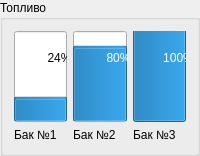
                <widget class="QGroupBox" name="groupBox_9">
                 <property name="title">
                  <string>Топливо</string>
                 </property>
                 <layout class="QHBoxLayout" name="horizontalLayout_31">
                  <item>
                   <layout class="QVBoxLayout" name="verticalLayout_16">
                    <item>
                     <widget class="QProgressBar" name="progressBar">
                      <property name="sizePolicy">
                       <sizepolicy hsizetype="Minimum" vsizetype="Expanding">
                        <horstretch>0</horstretch>
                        <verstretch>0</verstretch>
                       </sizepolicy>
                      </property>
                      <property name="value">
                       <number>24</number>
                      </property>
                      <property name="orientation">
                       <enum>Qt::Vertical</enum>
                      </property>
                      <property name="invertedAppearance">
                       <bool>false</bool>
                      </property>
                     </widget>
                    </item>
                    <item>
                     <widget class="QLabel" name="label_24">
                      <property name="text">
                       <string>Бак №1</string>
                      </property>
                     </widget>
                    </item>
                   </layout>
                  </item>
                  <item>
                   <layout class="QVBoxLayout" name="verticalLayout_17">
                    <item>
                     <widget class="QProgressBar" name="progressBar_2">
                      <property name="sizePolicy">
                       <sizepolicy hsizetype="Minimum" vsizetype="Expanding">
                        <horstretch>0</horstretch>
                        <verstretch>0</verstretch>
                       </sizepolicy>
                      </property>
                      <property name="value">
                       <number>80</number>
                      </property>
                      <property name="orientation">
                       <enum>Qt::Vertical</enum>
                      </property>
                      <property name="invertedAppearance">
                       <bool>false</bool>
                      </property>
                     </widget>
                    </item>
                    <item>
                     <widget class="QLabel" name="label_25">
                      <property name="text">
                       <string>Бак №2</string>
                      </property>
                     </widget>
                    </item>
                   </layout>
                  </item>
                  <item>
                   <layout class="QVBoxLayout" name="verticalLayout_18">
                    <item>
                     <widget class="QProgressBar" name="progressBar_3">
                      <property name="sizePolicy">
                       <sizepolicy hsizetype="Minimum" vsizetype="Expanding">
                        <horstretch>0</horstretch>
                        <verstretch>0</verstretch>
                       </sizepolicy>
                      </property>
                      <property name="value">
                       <number>100</number>
                      </property>
                      <property name="alignment">
                       <set>Qt::AlignLeading|Qt::AlignLeft|Qt::AlignTop</set>
                      </property>
                      <property name="orientation">
                       <enum>Qt::Vertical</enum>
                      </property>
                      <property name="invertedAppearance">
                       <bool>false</bool>
                      </property>
                     </widget>
                    </item>
                    <item>
                     <widget class="QLabel" name="label_26">
                      <property name="text">
                       <string>Бак №3</string>
                      </property>
                     </widget>
                    </item>
                   </layout>
                  </item>
                 </layout>
                </widget>
